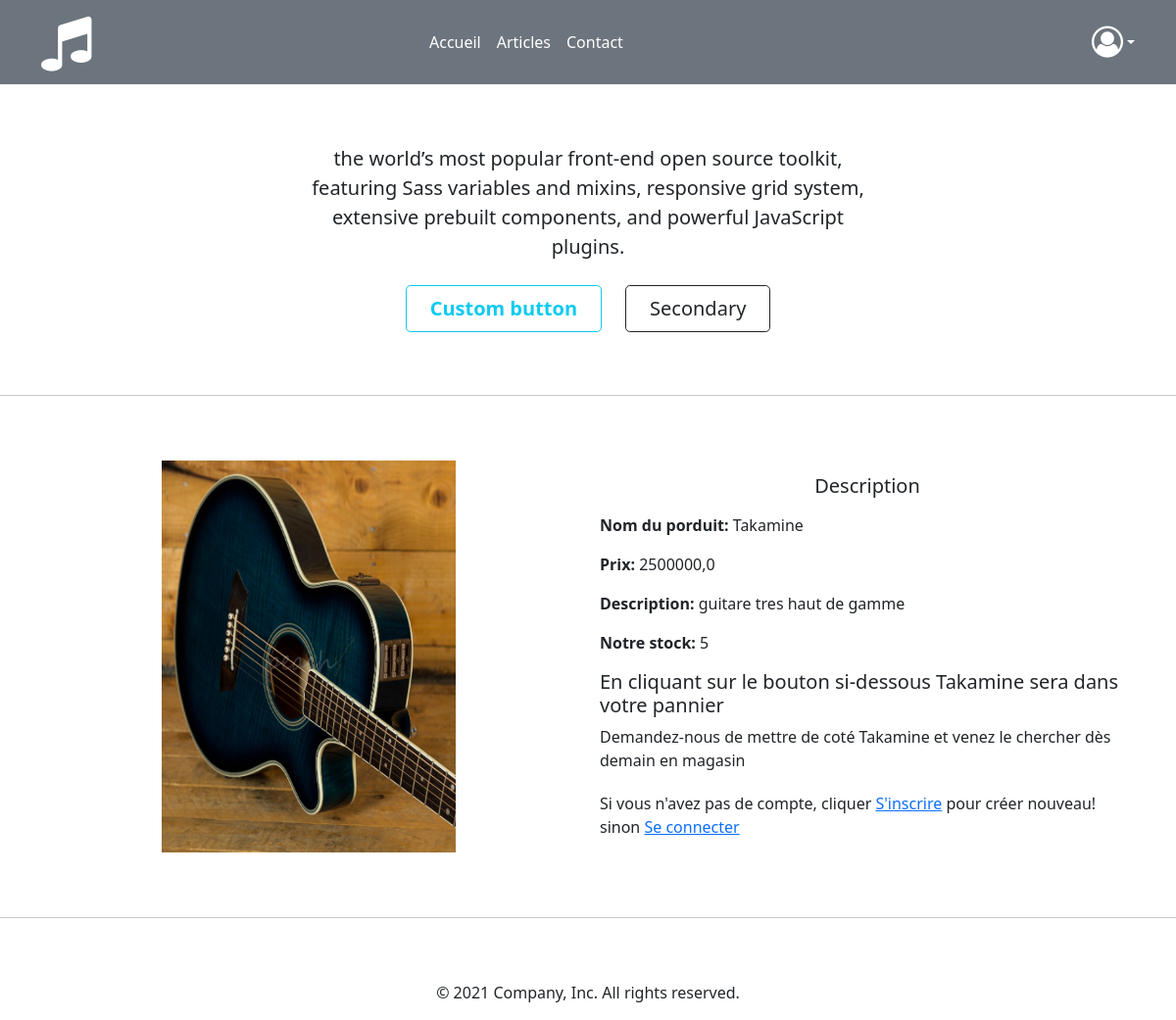
The page /produit/takamine/ on the database its author committed.
### app/models.py (models this page shows, shortened)
class Produit(models.Model):
    nom = models.CharField(max_length=100)
    slug = models.SlugField(max_length=100)
    prix = models.FloatField(default=0.0)
    stock =models.IntegerField(default=0)
    description = models.TextField(blank = True)
    photo = models.ImageField(upload_to="image", blank=True, null = True)
    class Meta:
        db_table = ''
        managed = True
        verbose_name = 'Liste des produits'
        verbose_name_plural = 'Liste des produitss'

### app/views.py (the view)
# urls.py: path('produit/<str:slug>/', detail, name="produit"),
def detail(request, slug):
    produit=get_object_or_404(Produit, slug=slug)
    return render(request, 'app/detail.html', context={"produit":produit})

### app/templates/app/detail.html (shortened to what this page needs)
{% extends 'base.html' %}
{% block content %}
<div class="row mt-5">
    <div  class="col-lg-6 d-flex justify-content-center align-items-center">
        <img src="{{produit.photo.url}}" alt="" width="300px" height="400px">
    </div>
    <div class="col-lg-6">
        <h5 class="text-center artist_name mt-3">Description</h5>
        <p class=" artist_name mt-3"><b>Nom du porduit:</b> <span>{{produit.nom}}</span></p>
        <p class=" artist_name mt-3"><b>Prix: </b>{{produit.prix}}</p>
        <p class=" artist_name mt-3"><b>Description: </b>{{produit.description}}</p>
        <p class=" artist_name mt-3"><b>Notre stock: </b>{{produit.stock}}</p>
        <h5 class=" artist_name mt-3">En cliquant sur le bouton si-dessous {{ produit.nom }} sera dans votre pannier</h5>
        <p style="margin-bottom: 20px;">Demandez-nous de mettre de coté {{produit.nom}} et venez le chercher dès demain en magasin</p>
        {% if user.is_authenticated %}
        <a href="{% url 'ajoutPannier' produit.slug %}"><button class="btn btn-success">Ajouter dans le pannier</button></a>
        {% else %}
        <p>Si vous n'avez pas de compte, cliquer <a href="{% url 'seConnecter' %}">S'inscrire</a> pour créer nouveau! sinon <a href="{% url 'login' %}">Se connecter</a></p>
        {% endif %}
    </div>
</div>
{% endblock content %}

### rows shown on the page
Produit: photo (picture), nom "Takamine", prix "2500000,0", description "guitare tres haut de gamme", stock "5"
